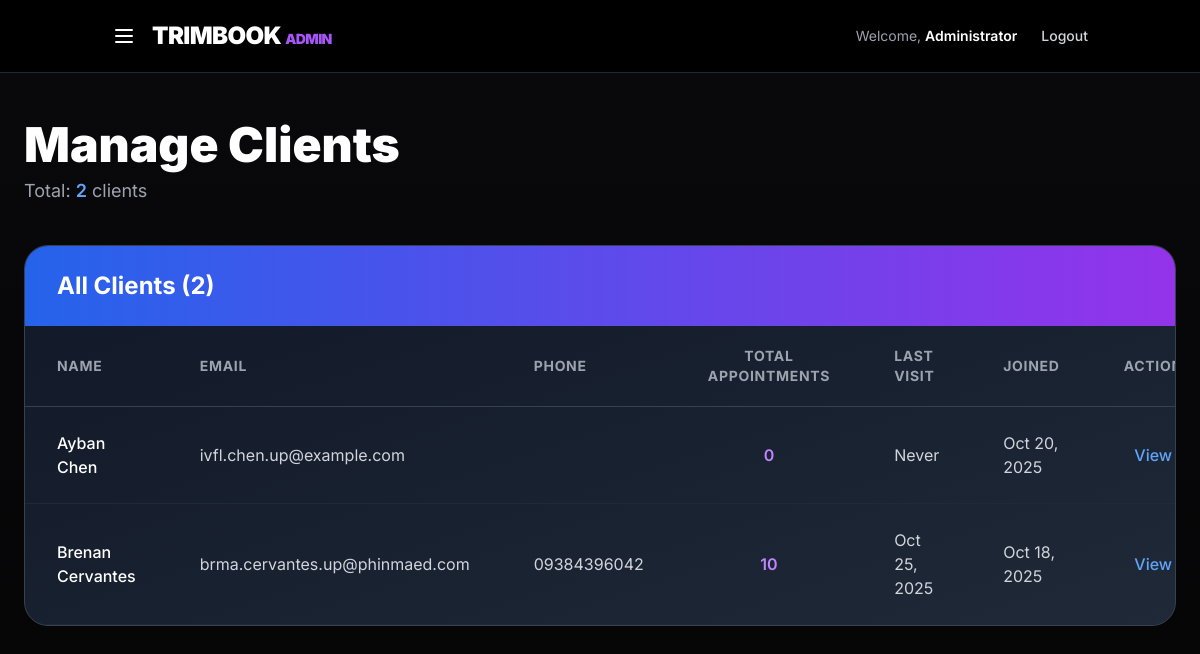
Page /dashboards/admin_manageClient.php on the committed database.
### tables this page shows
CREATE TABLE `users` (
  `user_id` int(11) NOT NULL,
  `first_name` varchar(50) NOT NULL,
  `last_name` varchar(50) NOT NULL,
  `email` varchar(100) NOT NULL,
  `phone_no` varchar(20) DEFAULT NULL,
  `username` varchar(50) NOT NULL,
  `password` varchar(255) NOT NULL,
  `profile_photo` varchar(255) DEFAULT NULL,
  `user_type` enum('admin','barber','customer') NOT NULL,
  `created_at` timestamp NOT NULL DEFAULT current_timestamp()
);

### dashboards/admin_manageClient.php (the view, shortened to what this page needs)
<?php
require_once('../includes/dbconfig.php');
$admin_name = $_SESSION['admin_name'] ?? 'Administrator';
$clients = [];
    $query = "
        SELECT
            u.user_id,
            u.first_name,
            u.last_name,
            u.email,
            u.phone_no,
            u.created_at,
            COUNT(a.appointment_id) as total_appointments,
            MAX(a.appointment_date) as last_appointment_date
        FROM users u
        LEFT JOIN appointments a ON u.user_id = a.customer_user_id
        WHERE u.user_type = 'customer'
        GROUP BY u.user_id
        ORDER BY u.created_at DESC
    ";
    $result = $conn->query($query);
    while ($row = $result->fetch_assoc()) {
        $clients[] = $row;
    }
function formatDate($date) {
    if (!$date) return 'Never';
    $dateObj = new DateTime($date);
    return $dateObj->format('M d, Y');
}
?>
<!DOCTYPE html>
<html lang="en">
<head>
  <script src="https://cdn.tailwindcss.com"></script>
</head>
<body class="bg-black text-white antialiased">
  <header class="bg-black/80 backdrop-blur-lg border-b border-gray-800 no-print">
    <nav class="container mx-auto flex justify-between items-center py-5 px-6">
      <div class="flex items-center space-x-4">
        <button onclick="toggleSidebar()" class="text-white hover:text-purple-400 transition">
          <svg class="w-6 h-6" fill="none" stroke="currentColor" viewBox="0 0 24 24">
            <path stroke-linecap="round" stroke-linejoin="round" stroke-width="2" d="M4 6h16M4 12h16M4 18h16"></path>
          </svg>
        </button>
        <a href="admin_dashboard.php" class="text-2xl font-black tracking-tight">TRIMBOOK <span class="text-purple-500 text-sm">ADMIN</span></a>
      </div>
      <div class="flex items-center space-x-6">
        <span class="text-gray-400 text-sm hidden md:block">Welcome, <span class="text-white font-semibold"><?= htmlspecialchars($admin_name) ?></span></span>
        <a href="../auth/logout.php" class="text-sm font-medium text-gray-300 hover:text-white transition hidden md:block">Logout</a>
      </div>
    </nav>
  </header>
  <main class="min-h-screen bg-gradient-to-b from-zinc-950 to-black py-12 px-6">
    <div class="container mx-auto max-w-7xl">
      <div class="mb-10">
        <h1 class="text-4xl md:text-5xl font-black mb-2">Manage Clients</h1>
        <p class="text-gray-400 text-lg">Total: <span class="text-blue-400 font-semibold"><?= count($clients) ?></span> clients</p>
      </div>
      <div class="bg-gradient-to-br from-gray-900 to-gray-800 border border-gray-700 rounded-3xl overflow-hidden">
        <div class="bg-gradient-to-r from-blue-600 to-purple-600 px-8 py-6">
          <h2 class="text-2xl font-bold">All Clients (<?= count($clients) ?>)</h2>
        </div>
        <?php if (count($clients) > 0): ?>
          <div class="overflow-x-auto">
            <table class="w-full">
              <thead class="border-b border-gray-700">
                <tr class="text-gray-400 text-sm font-semibold uppercase tracking-wider">
                  <th class="px-8 py-5 text-left">Name</th>
                  <th class="px-8 py-5 text-left">Email</th>
                  <th class="px-8 py-5 text-left">Phone</th>
                  <th class="px-8 py-5 text-center">Total Appointments</th>
                  <th class="px-8 py-5 text-left">Last Visit</th>
                  <th class="px-8 py-5 text-left">Joined</th>
                  <th class="px-8 py-5 text-center">Action</th>
                </tr>
              </thead>
              <tbody>
                <?php foreach ($clients as $client): ?>
                  <tr class="client-row border-b border-gray-800 transition">
                    <td class="px-8 py-6 font-medium"><?= htmlspecialchars($client['first_name'] . ' ' . $client['last_name']) ?></td>
                    <td class="px-8 py-6 text-gray-300"><?= htmlspecialchars($client['email']) ?></td>
                    <td class="px-8 py-6 text-gray-300"><?= htmlspecialchars($client['phone_no'] ?? 'N/A') ?></td>
                    <td class="px-8 py-6 text-center font-semibold text-purple-400"><?= $client['total_appointments'] ?></td>
                    <td class="px-8 py-6 text-gray-300"><?= formatDate($client['last_appointment_date']) ?></td>
                    <td class="px-8 py-6 text-gray-300"><?= formatDate($client['created_at']) ?></td>
                    <td class="px-8 py-6 text-center">
                      <button onclick="openClientModal(<?= htmlspecialchars(json_encode($client)) ?>)" class="text-blue-400 hover:text-blue-300 font-medium transition">
                        View
                      </button>
                    </td>
                  </tr>
                <?php endforeach; ?>
              </tbody>
            </table>
          </div>
        <?php endif; ?>
      </div>
    </div>
  </main>
</body>
</html>

### dashboards/admin_manageClient.php (style rules this page uses)
body { font-family: 'Inter', sans-serif; }

### rows in the picture
users: first_name+last_name "Ayban Chen", email "ivfl.chen.up@example.com", total_appointments "0", last_appointment_date "Never", created_at "Oct 20, 2025"
users: first_name+last_name "Brenan Cervantes", email "brma.cervantes.up@phinmaed.com", phone_no "09384396042", total_appointments "10", last_appointment_date "Oct 25, 2025", created_at "Oct 18, 2025"

### other values in the picture
$admin_name "Administrator"
count($clients) "2"
